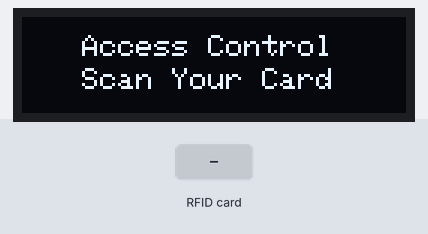
This sketch was run on a simulated ESP8266 (NodeMCU). Parts: 128×32 one-colour display. Inputs (shaded band) come from the test bench.

Above: at 1.2 s.
1.3 s: RFID card 5E 7A 19 C4 held to the reader
At 2.4 s:
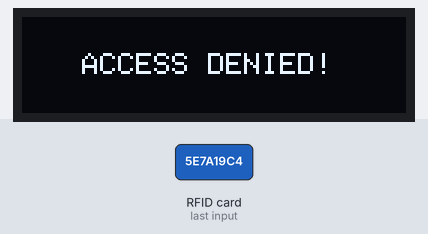
Timing chart, 0 to 4.3 s (numbered marks = the images above; inputs shaded):
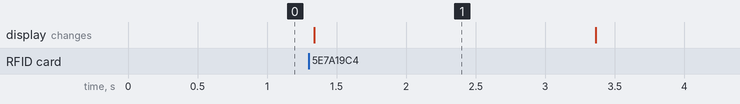

Measured:
- after the input at 1.3 s, the display: changes at once (image 1)
- what the display in image 1 shows lasts 2.1 s, from 1.3 s to 3.4 s

The sketch:

NodeMCU-ESP8266-RC522-SSD1306.ino
```cpp
/* --------------------------------------------------------------------------------------------------------------------
 * Simple RFID access control with an OLED display
 * --------------------------------------------------------------------------------------------------------------------
 * Libraries used:
 * MFRC522: https://github.com/miguelbalboa/rfid
 * Adafruit_SSD1306: https://github.com/adafruit/Adafruit_SSD1306
 *
 * Pin layout used:
 *
 * Pin  Module   Use
 * D1   SSD1306  SCL
 * D2   SSD1306  SDA
 * D3   MFRC522  RST
 * D5   MFRC522  SCK
 * D6   MFRC522  MISO
 * D7   MFRC522  MOSI
 * D8   MFRC522  SDA(SS)
 *
 */


//Include all the libraries that are required for this project
#include <SPI.h>
#include <MFRC522.h>
#include <Wire.h>
#include <Adafruit_GFX.h>
#include <Adafruit_SSD1306.h>

//SPI RC522 settings
#define RST_PIN D3
#define SS_PIN D8

//RC522 permission rules
byte readCard[4];
String Allowed_UUID = "********";  //insert the allowed card/tag UUID here, without spaces
String Read_ID = "";
MFRC522 mfrc522(SS_PIN, RST_PIN);

//OLED initialization
Adafruit_SSD1306 display = Adafruit_SSD1306(128, 32, &Wire, -1);

void setup()
{
  //modules initialization
  SPI.begin();
  mfrc522.PCD_Init();
  display.begin(SSD1306_SWITCHCAPVCC, 0x3C);

  //asks for the scan
  display.clearDisplay();
  display.setTextColor(WHITE);
  display.setTextSize(1);
  display.setCursor(20,6);
  display.print("Access Control ");
  display.setCursor(20,17);
  display.print("Scan Your Card");
  display.display();
}

void loop()
{
  while (getID())
  {
    display.clearDisplay();
    display.setCursor(20,12);
    display.setTextSize(1);

    if (Read_ID == Allowed_UUID)
    {

     display.print("ACCESS GRANTED!");

    }
    else
    {
      display.print("ACCESS DENIED!");
    }

      display.display();
      display.setCursor(0,0);
      display.display();

    delay(2000);

    display.clearDisplay();
    display.setCursor(20,6);
    display.print("Access Control ");
    display.setCursor(20,17);
    display.print("Scan Your Card");
    display.display();
  }
}

boolean getID()
{
  if ( ! mfrc522.PICC_IsNewCardPresent()) {
  return false;
  }
  if ( ! mfrc522.PICC_ReadCardSerial()) {
  return false;
  }
  Read_ID = "";
  for ( uint8_t i = 0; i < 4; i++) {
  //readCard[i] = mfrc522.uid.uidByte[i];
  Read_ID.concat(String(mfrc522.uid.uidByte[i], HEX));
  }
  Read_ID.toUpperCase();
  mfrc522.PICC_HaltA();
  return true;
}
```
